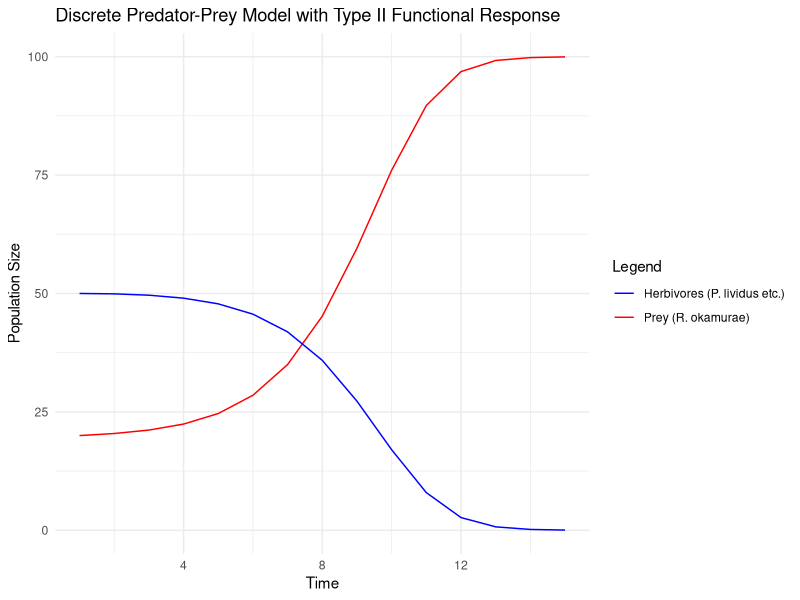

Write R code to recreate this figure.
## Predator-Prey Model ###
library(ggplot2)

# Defining parameters
params <- list(
  r = 1.06,      # Prey growth rate just above 1
  K = 100,      # Carrying capacity (no particular interest in setting a specific value)
  a = 2,     # H erbivores’ pressure on R. okamurae (attack rate or searching efficiency; relatively high as R. okamurae is quite abundant now. However, it would be interesting to make it so that it varies according to how N changes)
  h = 3,      # Time (in days) that takes for an herbivore to consume a whole R. okamurae individual (high due to deterrent effects of SM)
  k = 0.095,   # Additional predator mortality due to toxic effects, proportional to prey abundance.
  f_h = 0.6,      # Predator fertility (proportion of offspring that thrives; intermediate value)
  d = 0.1      # Baseline predator death rate
)

# Time steps
nsteps <- 15

# Storage for population sizes
pop.df <- data.frame(time=1:nsteps,N=numeric(nsteps),H=numeric(nsteps))
pop.df <- within(pop.df,{
  N[1] <- 20  # Population of R. okamurae initially considered to be relatively low
  H[1] <- 50
})

# Discrete model simulation with functional response
for (t in 2:nsteps) {
  pop.df <- within(pop.df,{
    # Type II Functional Response (herbivory pressure)
    G <- (params$a * N[t-1] * H[t-1]) / (1 + params$a * N[t-1] * params$h)
    
    # Prey population (logistic growth with functional response of herbivorous grazing)
    N[t] <- max(0, N[t-1] + params$r * N[t-1]*(1-N[t-1]/params$K) - G) 
    
    # Predator population (growth, baseline mortality and toxicity-driven mortality)
    H[t] <- max(0, H[t-1] + params$f_h * G - params$d  * H[t-1] * (params$d + params$k * N[t-1])) 
  })
}

# Plot results

ggplot(pop.df, aes(x = time)) +
  geom_line(aes(y = N, color = "Prey (R. okamurae)")) +
  geom_line(aes(y = H, color = "Herbivores (P. lividus etc.)")) +
  labs(title = "Discrete Predator-Prey Model with Type II Functional Response",
       x = "Time", y = "Population Size") +
  scale_color_manual(name = "Legend", 
                     values = c("blue", "red")) +
  theme_minimal()
